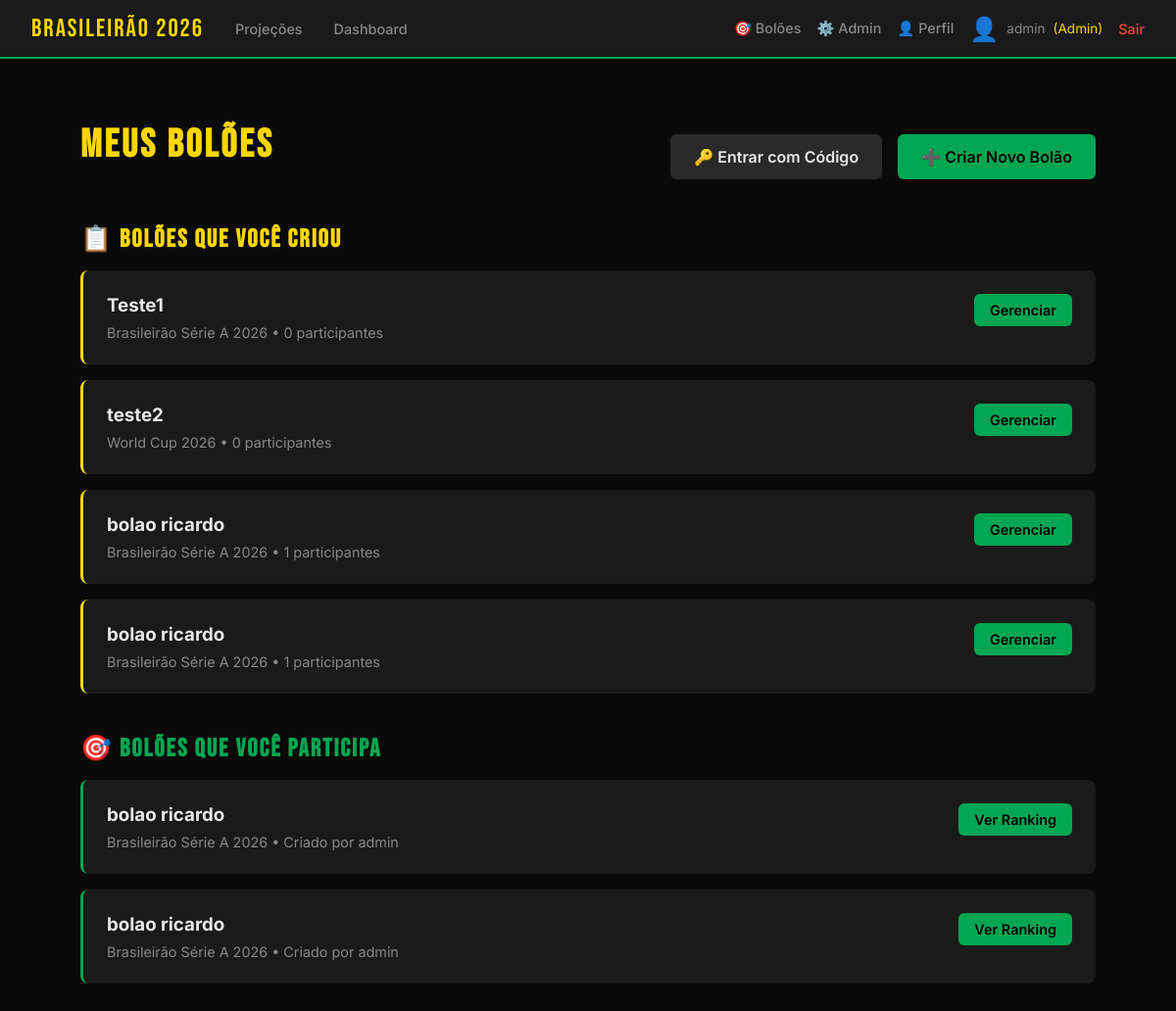
Before: /meus_boloes (signed in) with the older database file.
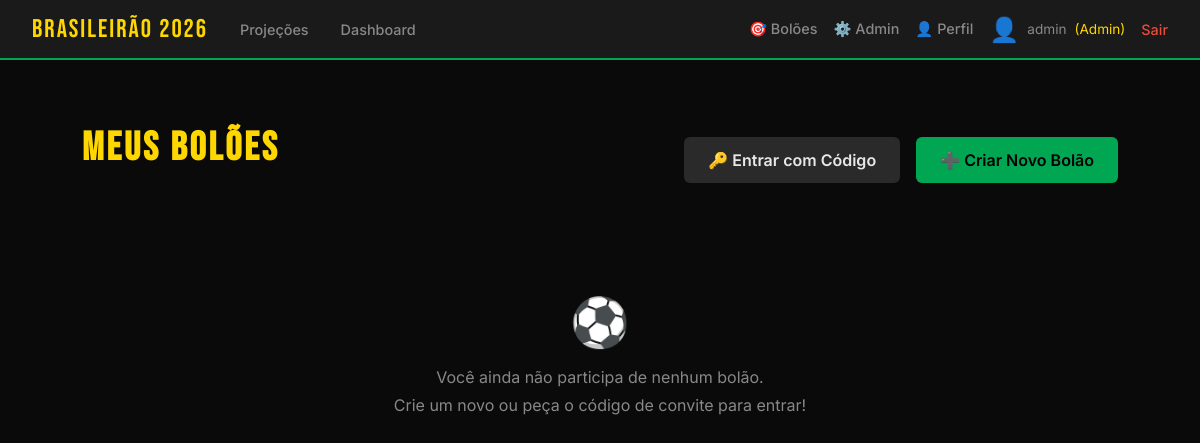
After: the same page with the newer database file.
### app/models.py (models this page shows, shortened)
class Usuario(UserMixin, db.Model):
    id = db.Column(db.Integer, primary_key=True)
    username = db.Column(db.String(80), unique=True, nullable=False)
    email = db.Column(db.String(120), unique=True, nullable=True)
    nome_completo = db.Column(db.String(200), nullable=True)
    password_hash = db.Column(db.String(200), nullable=False)
    is_admin = db.Column(db.Boolean, default=False)
    avatar_tipo = db.Column(db.String(20), default='sugerido')  # sugerido, upload
    avatar_sugerido_id = db.Column(db.Integer, db.ForeignKey('avatar_sugerido.id'), nullable=True)
    avatar_custom_url = db.Column(db.String(200), nullable=True)
    time_coracao_id = db.Column(db.Integer, db.ForeignKey('time.id'), nullable=True)
    tipo = db.Column(db.String(20), default='participante')  # admin, dono, participante
    status = db.Column(db.String(20), default='ativo')  # ativo, suspenso
    data_cadastro = db.Column(db.DateTime, default=db.func.now())

class Bolao(db.Model):
    id = db.Column(db.Integer, primary_key=True)
    nome = db.Column(db.String(100), nullable=False)
    competicao_id = db.Column(db.Integer, db.ForeignKey('competicao.id'), nullable=False)
    dono_id = db.Column(db.Integer, db.ForeignKey('usuario.id'), nullable=False)
    codigo_convite = db.Column(db.String(10), unique=True, nullable=False)
    regra_pontuacao_id = db.Column(db.Integer, db.ForeignKey('regra_pontuacao.id'), nullable=False)
    tipo_acesso = db.Column(db.String(20), default='publico')  # publico, privado
    status_pagamento = db.Column(db.String(20), default='pendente')  # pendente, aprovado, recusado
    valor_pago = db.Column(db.Float, default=0.0)
    data_pagamento = db.Column(db.DateTime, nullable=True)
    status = db.Column(db.String(20), default='ativo')  # ativo, encerrado
    data_criacao = db.Column(db.DateTime, default=db.func.now())
    competicao = db.relationship('Competicao', backref='boloes')
    dono = db.relationship('Usuario', foreign_keys=[dono_id], backref='boloes_criados')
    regra = db.relationship('RegraPontuacao', backref='boloes')
    participantes = db.relationship('ParticipanteBolao', backref='bolao', lazy='dynamic')

class Competicao(db.Model):
    id = db.Column(db.Integer, primary_key=True)
    nome = db.Column(db.String(100), nullable=False)
    ano = db.Column(db.Integer, nullable=False)
    tipo = db.Column(db.String(50), nullable=False)  # brasileirao, copa_mundo, libertadores
    api_league_id = db.Column(db.Integer, nullable=True)
    uso = db.Column(db.String(20), default='ambos')  # projecao, bolao, ambos

class ParticipanteBolao(db.Model):
    id = db.Column(db.Integer, primary_key=True)
    bolao_id = db.Column(db.Integer, db.ForeignKey('bolao.id'), nullable=False)
    usuario_id = db.Column(db.Integer, db.ForeignKey('usuario.id'), nullable=False)
    data_entrada = db.Column(db.DateTime, default=db.func.now())
    pontos_totais = db.Column(db.Integer, default=0)
    usuario = db.relationship('Usuario', backref='participacoes')

### app/routes.py (the view)
@bp.route('/meus_boloes')
@login_required
def meus_boloes():
    from app.models import Bolao, ParticipanteBolao
    boloes_dono = Bolao.query.filter_by(dono_id=current_user.id).all()
    boloes_participante = ParticipanteBolao.query.filter_by(usuario_id=current_user.id).all()
    return render_template('meus_boloes.html',
                         boloes_dono=boloes_dono,
                         boloes_participante=boloes_participante)

### app/__init__.py (called while the page is built)
@login_manager.user_loader
def load_user(user_id):
    from app.models import Usuario
    return Usuario.query.get(int(user_id))

### app/templates/meus_boloes.html (shortened to what this page needs)
{% extends "base.html" %}
{% block content %}
<div style="max-width: 1200px; margin: 2rem auto;">
    <div style="display: flex; justify-content: space-between; align-items: center; margin-bottom: 2rem;">
        <h1>Meus Bolões</h1>
        <div style="display: flex; gap: 1rem;">
            <a href="/entrar_bolao" style="background: var(--cinza-medio); color: var(--texto); padding: 0.8rem 1.5rem;
                border-radius: 6px; text-decoration: none; font-weight: 600;">
                🔑 Entrar com Código
            </a>
            <a href="/criar_bolao" style="background: var(--verde); color: #000; padding: 0.8rem 1.5rem;
                border-radius: 6px; text-decoration: none; font-weight: 600;">
                ➕ Criar Novo Bolão
            </a>
        </div>
    </div>
    <div style="display: grid; gap: 1.5rem;">
        {% if boloes_dono|length > 0 %}
        <div>
            <h2 style="color: var(--amarelo); margin-bottom: 1rem;">📋 Bolões que você criou</h2>
            {% for bolao in boloes_dono %}
            <div style="background: var(--cinza); padding: 1.5rem; border-radius: 8px; margin-bottom: 1rem; border-left: 3px solid var(--amarelo);">
                <div style="display: flex; justify-content: space-between; align-items: start;">
                    <div>
                        <h3 style="margin-bottom: 0.5rem;">{{ bolao.nome }}</h3>
                        <div style="color: var(--texto-fraco); font-size: 0.9rem;">
                            {{ bolao.competicao.nome }} • {{ bolao.participantes.count() }} participantes
                        </div>
                    </div>
                    <a href="/bolao/{{ bolao.id }}" style="background: var(--verde); color: #000; padding: 0.5rem 1rem;
                        border-radius: 6px; text-decoration: none; font-weight: 600; font-size: 0.9rem;">
                        Gerenciar
                    </a>
                </div>
            </div>
            {% endfor %}
        </div>
        {% endif %}
        {% if boloes_participante|length > 0 %}
        <div>
            <h2 style="color: var(--verde); margin-bottom: 1rem;">🎯 Bolões que você participa</h2>
            {% for participacao in boloes_participante %}
            <div style="background: var(--cinza); padding: 1.5rem; border-radius: 8px; margin-bottom: 1rem; border-left: 3px solid var(--verde);">
                <div style="display: flex; justify-content: space-between; align-items: start;">
                    <div>
                        <h3 style="margin-bottom: 0.5rem;">{{ participacao.bolao.nome }}</h3>
                        <div style="color: var(--texto-fraco); font-size: 0.9rem;">
                            {{ participacao.bolao.competicao.nome }} • Criado por {{ participacao.bolao.dono.username }}
                        </div>
                    </div>
                    <a href="/bolao/{{ participacao.bolao.id }}" style="background: var(--verde); color: #000; padding: 0.5rem 1rem;
                        border-radius: 6px; text-decoration: none; font-weight: 600; font-size: 0.9rem;">
                        Ver Ranking
                    </a>
                </div>
            </div>
            {% endfor %}
        </div>
        {% endif %}
        {% if boloes_dono|length == 0 and boloes_participante|length == 0 %}
        <div style="text-align: center; padding: 4rem; color: var(--texto-fraco);">
            <div style="font-size: 3rem; margin-bottom: 1rem;">⚽</div>
            <p>Você ainda não participa de nenhum bolão.</p>
            <p style="margin-top: 0.5rem;">Crie um novo ou peça o código de convite para entrar!</p>
        </div>
        {% endif %}
    </div>
</div>
{% endblock %}

### app/templates/base.html (shortened to what this page needs)
<!DOCTYPE html>
<html lang="pt-BR">
<head>
</head>
<body>
    <nav>
        <a href="/" class="logo">Brasileirão 2026</a>
        <a href="/projecoes">Projeções</a>
        <a href="/dashboard">Dashboard</a>
        <div style="margin-left: auto; display: flex; align-items: center; gap: 1rem;">
            {% if current_user.is_authenticated %}
                <a href="/meus_boloes">🎯 Bolões</a>
                    {% if current_user.is_admin %}
                        <a href="/admin/competicoes">⚙️ Admin</a>
                    {% endif %}
                <a href="/perfil">👤 Perfil</a>
                <span style="display: flex; align-items: center; gap: 0.5rem; color: var(--texto-fraco); font-size: 0.85rem;">
                    {% if current_user.avatar_tipo == 'sugerido' and current_user.avatar_sugerido_id %}
                        <span style="font-size: 1.5rem;">{{ ['⚽', '🏆', '👟', '🥅', '🔥', '⭐', '⚡', '💪', '🎯', '👊', '🚀', '💎'][current_user.avatar_sugerido_id - 1] }}</span>
                    {% elif current_user.avatar_tipo == 'upload' and current_user.avatar_custom_url %}
                        <img src="{{ current_user.avatar_custom_url }}" style="width: 30px; height: 30px; border-radius: 50%; object-fit: cover;">
                    {% else %}
                        <span style="font-size: 1.5rem;">👤</span>
                    {% endif %}
                    {{ current_user.username }}
                    {% if current_user.is_admin %}
                        <span style="color: var(--amarelo);">(Admin)</span>
                    {% endif %}
                </span>
                <a href="/logout" style="color: #e74c3c;">Sair</a>
            {% else %}
                <a href="/login">Login</a>
                <a href="/registro">Criar Conta</a>
            {% endif %}
        </div>
    </nav>
    <div class="container">
        {% block content %}{% endblock %}
    </div>
</body>
</html>

### app/templates/base.html (style rules this page uses)
:root { --verde: #00a651; --amarelo: #ffd700; --azul: #003087; --escuro: #0a0a0a; --cinza: #1a1a1a; --cinza-medio: #2a2a2a; --texto: #e8e8e8; --texto-fraco: #888; }
* { margin: 0; padding: 0; box-sizing: border-box; }
body { background: var(--escuro); color: var(--texto); font-family: 'Inter', sans-serif; min-height: 100vh; }
nav { background: var(--cinza); border-bottom: 2px solid var(--verde); padding: 0 2rem; display: flex; align-items: center; gap: 2rem; height: 60px; }
nav .logo { font-family: 'Bebas Neue', sans-serif; font-size: 1.6rem; color: var(--amarelo); letter-spacing: 2px; text-decoration: none; }
nav a { color: var(--texto-fraco); text-decoration: none; font-size: 0.9rem; font-weight: 500; transition: color 0.2s; }
.container { max-width: 1100px; margin: 0 auto; padding: 2rem; }
h1 { font-family: 'Bebas Neue', sans-serif; font-size: 2.5rem; letter-spacing: 3px; color: var(--amarelo); margin-bottom: 1.5rem; }

Changed rows visible on the page:
removed Bolao: nome "Teste1", competicao.nome "Brasileirão Série A 2026", participantes.count "0"
removed Bolao: nome "teste2", competicao.nome "World Cup 2026", participantes.count "0"
removed Bolao: nome "bolao ricardo", competicao.nome "Brasileirão Série A 2026", participantes.count "1"
removed Bolao: nome "bolao ricardo", competicao.nome "Brasileirão Série A 2026", participantes.count "1"
removed ParticipanteBolao: bolao.nome "bolao ricardo", bolao.competicao.nome "Brasileirão Série A 2026", bolao.dono.username "admin"
removed ParticipanteBolao: bolao.nome "bolao ricardo", bolao.competicao.nome "Brasileirão Série A 2026", bolao.dono.username "admin"
Other visible differences:
text no longer shown: "📋 Bolões que você criou 🎯 Bolões que você participa"
text now shown: "⚽ Você ainda não participa de nenhum bolão. Crie um novo ou peça o código de convite para entrar!"
